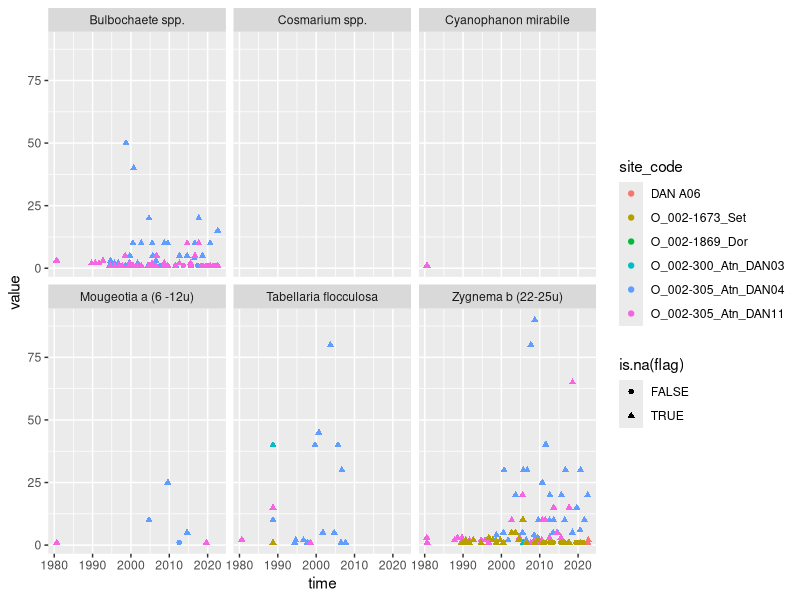

The R source for this figure:
## ---- chunk 1
#| results: hide
#| message: false
#| warning: false

library(readxl)
library(dplyr)    # or use library(tidyverse)
library(tidyr)    # or use library(tidyverse)
library(lubridate)

library(ggplot2)

## ---- chunk 2
#| message: false
#| results: hold

dat_orig <- read_excel("Input_data/0601_TaxonList_phytobenthos_AM_16.3.2023.xlsx", 
                       col_types = "text", col_names = FALSE) %>%
  as.data.frame()

dat_header <- dat_orig[1:4, -(1:3)]   # will be used for 'metadata' for stations  
dat_data <- dat_orig[-(1:4),]

# Column name: set to site + date, with 3 underscores between  
names(dat_data) <- c(dat_orig[4,1:3], paste0(dat_header[2,], "___", dat_header[4,]))

# Make data
dat <- dat_data %>%
  # Rearrange data to 'long/tall' (keep MethodName, TaxonCode, TaxonName as the first columns)
  pivot_longer(
    -c(MethodName, TaxonCode, TaxonName), 
    names_to = c("site_code", "time_string"), 
    values_to = "value_string", names_sep = "___") %>%    # pplits the 
  # Remove rows with no values in 'value'
  filter(!is.na(value_string)) %>%
  mutate(
    time = dmy_hms(time_string),
    # Get numerical values + less-than flag using sub and grepl 
    #   'fixed = TRUE' means that search string (eg., '<') is to be taken literally
    value_temporary = sub("<", "", value_string, fixed = TRUE),
    # Replace decimal comma by decimal point to get values
    value = sub(",", ".", value_temporary, fixed = TRUE) %>% as.numeric(),
    # Flag for < 
    flag = ifelse(grepl("<", value_string, fixed = TRUE), "<", as.character(NA))
    ) %>%
  select(-value_temporary)

# Get metadata for stations (names + project)
dat_meta <- t(dat_header[1:3,]) %>% as.data.frame() 
names(dat_meta) <- c("project", "site_code", "site_name") 
dat_meta <- dat_meta %>%
  distinct(site_code, site_name, project)

# Check that there are one project / name per site_code
check <- dat_meta %>% add_count(site_code) %>% filter(n > 1)

# Add metadata for stations  
if (nrow(check)>0){
  stop("Some site_code have several names or several projects")
} else {
  dat <- dat %>%
    left_join(dat_meta, by = "site_code")
}

## ---- chunk 3

# Most common taxa and sites
selected_taxa <- table(dat$TaxonName) %>% sort(decreasing = TRUE) %>% names() %>% head(6)
selected_sites <- table(dat$site_code) %>% sort(decreasing = TRUE) %>% names() %>% head(6)

ggplot(dat %>% filter(TaxonName %in% selected_taxa & site_code %in% selected_sites),
       aes(time, value, color = site_code, shape = is.na(flag))) +
  geom_point() +
  facet_wrap(vars(TaxonName))


